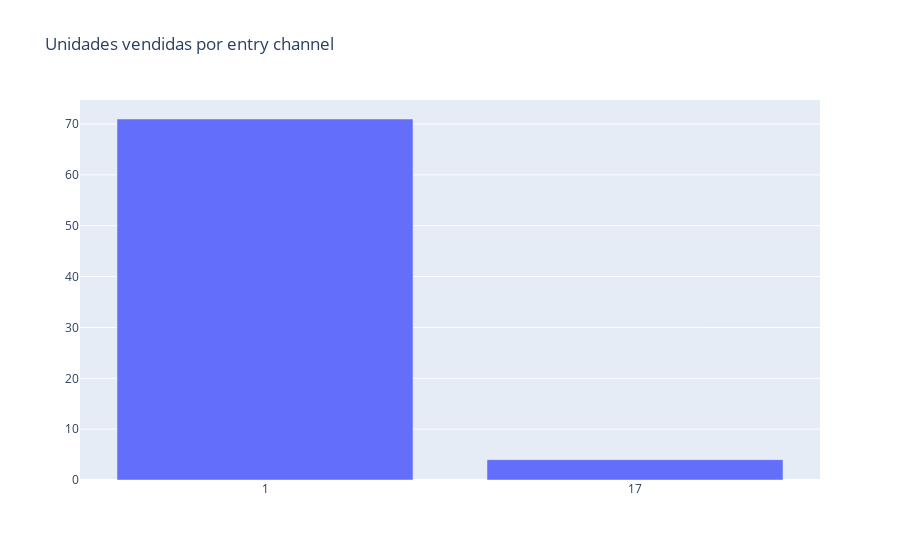

Source (notebook cell):
### Code cell
plot_data = [
    go.Bar(
        x=df_2_entry_channel_unidades_vendidas['entry_channel'],
        y=df_2_entry_channel_unidades_vendidas['unidades_vendidas_total'],
    )
]

plot_layout = go.Layout(
        xaxis={"type": "category"},
        title='Unidades vendidas por entry channel'
    )

fig = go.Figure(data=plot_data, layout=plot_layout)
pyoff.iplot(fig)

### Figure 1 — Plotly figure (JSON) as saved in the notebook; plotly's stock layout.template omitted (floating-point values rounded to 4 significant figures)
{"data": [{"type": "bar", "x": [1, 17], "y": [71, 4]}], "layout": {"title": {"text": "Unidades vendidas por entry channel"}, "xaxis": {"type": "category"}}}
